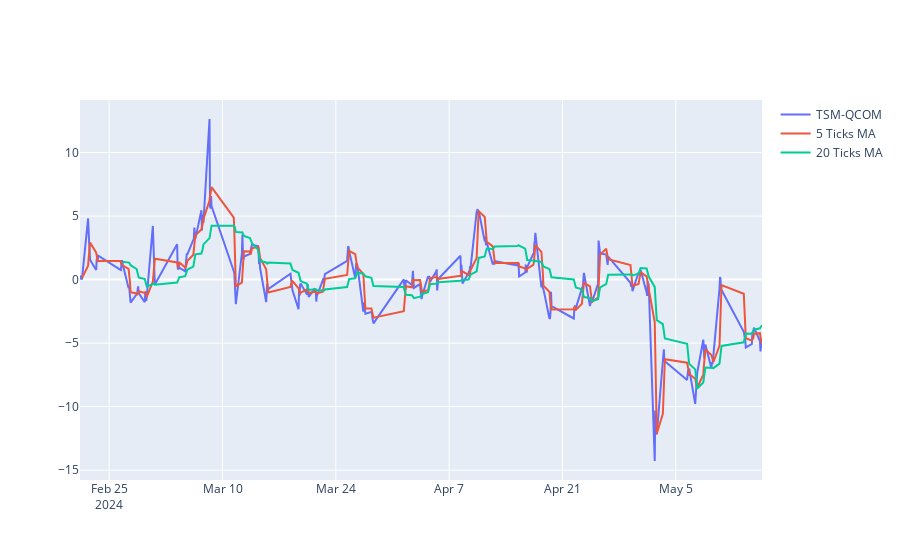

This figure's notebook cell:
### Code cell
# Plot the difference and its moving average

fig = go.Figure()
fig.add_trace(go.Scatter(x=tsm_qcom_dif.index, y=tsm_qcom_dif, name='TSM-QCOM'))
fig.add_trace(go.Scatter(x=tsm_qcom_dif.index, y=tsm_qcom_dif.rolling(window=5).mean(), name='5 Ticks MA'))
fig.add_trace(go.Scatter(x=tsm_qcom_dif.index, y=tsm_qcom_dif.rolling(window=20).mean(), name='20 Ticks MA'))

fig.show()

### Figure 1 — Plotly figure (JSON) as saved in the notebook; plotly's stock layout.template omitted (floating-point values rounded to 4 significant figures; data arrays with more than 128 entries replaced by an {"elided": "..."} marker saying what was removed)
{"data": [{"name": "TSM-QCOM", "type": "scatter", "x": {"elided": "300 str values"}, "y": {"elided": "300 float values"}}, {"name": "5 Ticks MA", "type": "scatter", "x": {"elided": "300 str values"}, "y": {"elided": "300 float values"}}, {"name": "20 Ticks MA", "type": "scatter", "x": {"elided": "300 str values"}, "y": {"elided": "300 float values"}}], "layout": {}}
